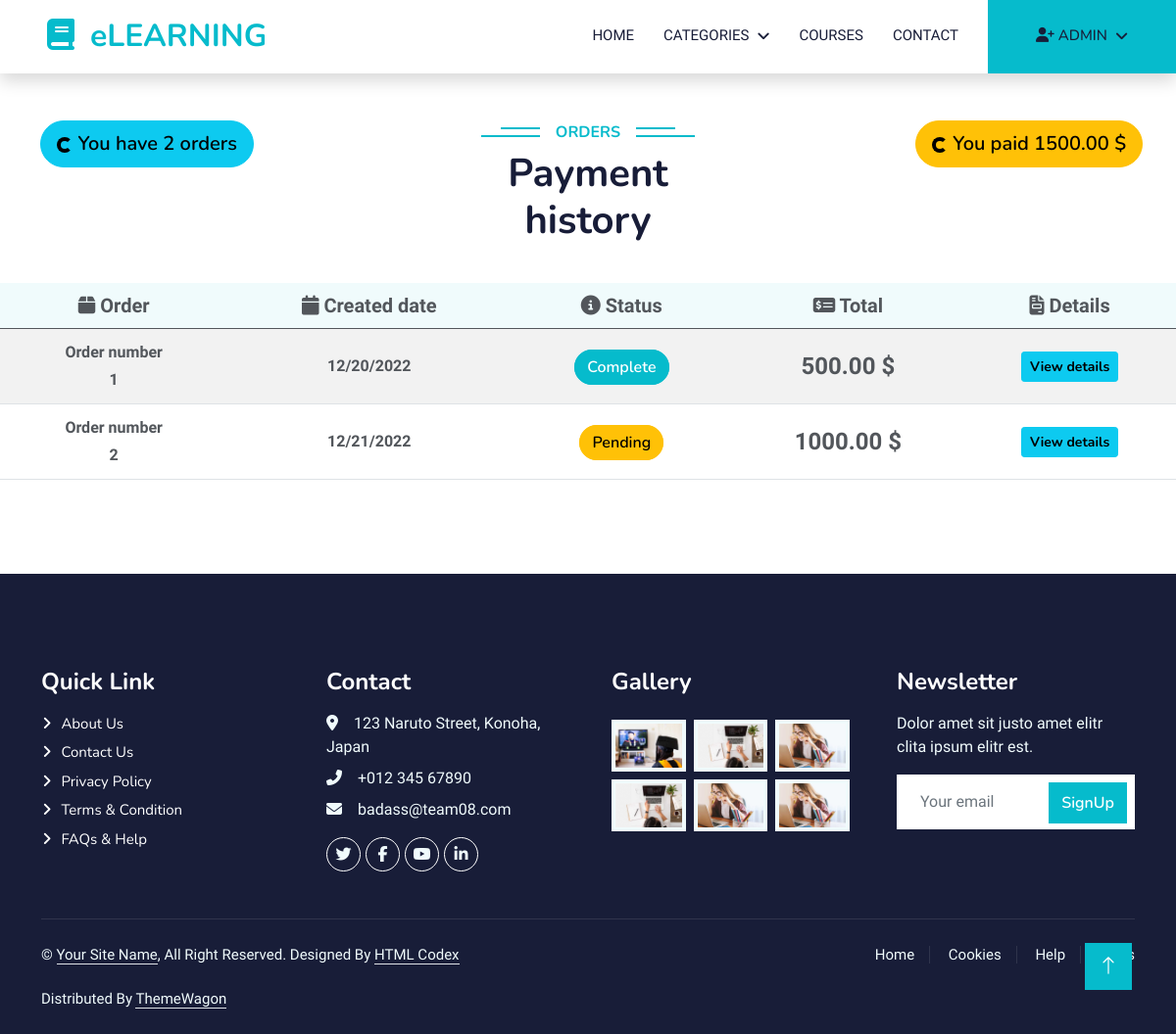
/order/payment_history/ (signed in), run on an earlier commit of the app's database.
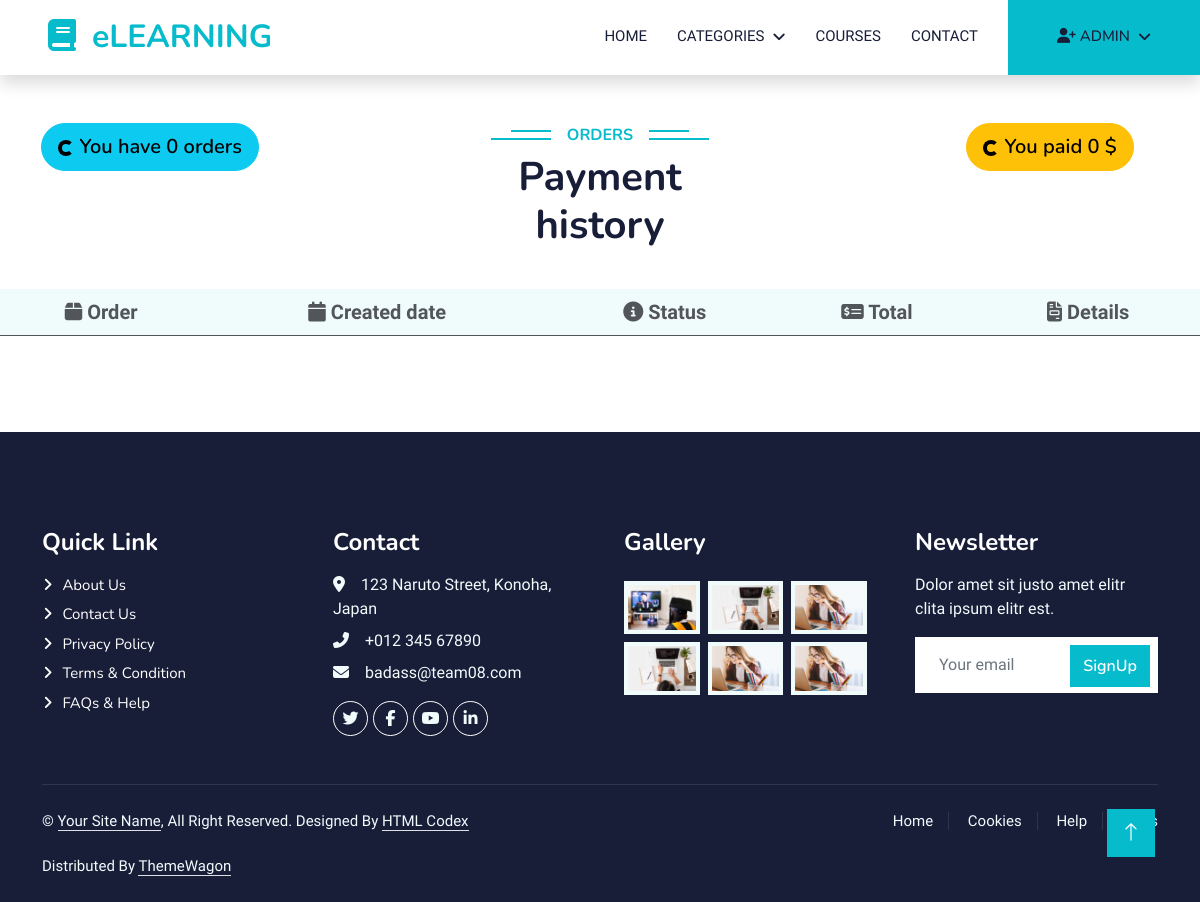
And on a later commit of the database.
### account/models.py (models this page shows, shortened)
class Account(AbstractBaseUser):
    first_name = models.CharField(max_length=255)
    last_name = models.CharField(max_length=255)
    username = models.CharField(max_length=50, unique=True)
    email = models.EmailField(unique=True)
    phone = models.CharField(max_length=255)
    birth_date = models.DateField(null=True, blank=True)
    subscription_expired = models.DateField(null=True, blank=True)
    image = ResizedImageField(size=[500, 300], crop=['middle', 'center'],  upload_to="account/image/", null=True, blank=True, quality=100
                              )
    is_admin = models.BooleanField(default=False)
    is_active = models.BooleanField(default=False)
    is_staff = models.BooleanField(default=False)
    is_superadmin = models.BooleanField(default=False)
    USERNAME_FIELD = 'username'
    REQUIRED_FIELDS = ['email', 'first_name', 'last_name']
    objects = MyAccountManager()
    def full_name(self):
        return self.first_name + " " + self.last_name

### order/models.py (models this page shows)
class Order(models.Model):
    PAYMENT_STATUS_PENDING = 'P'
    PAYMENT_STATUS_COMPLETE = 'C'
    PAYMENT_STATUS_FAILED = 'F'
    PAYMENT_STATUS_CHOICES = [
        (PAYMENT_STATUS_PENDING, 'Pending'),
        (PAYMENT_STATUS_COMPLETE, 'Complete'),
        (PAYMENT_STATUS_FAILED, 'Failed')
    ]
    placed_at = models.DateTimeField(auto_now_add=True)
    total = models.DecimalField(max_digits=8, decimal_places=2,
                                validators=[MinValueValidator(0)], blank=True, null=True)
    payment_status = models.CharField(
        max_length=1, choices=PAYMENT_STATUS_CHOICES, default=PAYMENT_STATUS_PENDING)
    user = models.ForeignKey(Account, on_delete=models.PROTECT)
    def get_payment_status(self):
        return self.get_payment_status_display()
    def get_order_details(self):
        return self.orderdetail_set.all()

### order/views.py (the view)
# urls.py: path('payment_history/', views.payment_history, name='payment_history'),
@login_required
def payment_history(request, total_paid=0):
    orders = Order.objects.filter(user=request.user)
    for order in orders:
        total_paid += order.total
    context = {
        'orders': orders,
        'total_paid': total_paid
    }
    return render(request, 'order/payment_history.html', context=context)

### course/context_processors.py (called while the page is built)
def menu_links(request):
    links = Category.objects.all()
    return dict(links=links)

### course/models.py (called while the page is built)
    def get_url(self):
        return reverse('course_by_category', args=[self.slug])

### templates/order/payment_history.html (shortened to what this page needs)
{% extends 'base.html' %} {% load static %} {% block content %}
<div class="container-fluid py-5">
  <div
    class="text-center wow fadeInUp row justify-content-between"
    data-wow-delay="0.1s"
  >
    <div class="col-md-3">
      <button class="btn btn-info btn-lg rounded-pill">
        <span class="spinner-border spinner-border-sm"></span>
        You have {{orders.count}} orders
      </button>
    </div>
    <div class="col-md-3">
      <h6 class="section-title bg-white text-center text-primary px-3">
        Orders
      </h6>
      <h1 class="mb-4">Payment history</h1>
    </div>
    <div class="col-md-3">
      <button class="btn btn-warning btn-lg rounded-pill">
        <span class="spinner-border spinner-border-sm"></span>
        You paid {{total_paid}} $
      </button>
    </div>
    <table
      class="table table-striped table-responsive align-middle mb-0 bg-white mt-3"
    >
      <thead class="bg-light text-center fs-5">
        <tr>
          <th><i class="fa-solid fa-box"></i> Order</th>
          <th><i class="fa-solid fa-calendar"></i> Created date</th>
          <th><i class="fa-solid fa-circle-info"></i> Status</th>
          <th><i class="fa-solid fa-money-check-dollar"></i> Total</th>
          <th><i class="fa-sharp fa-solid fa-file-invoice"></i> Details</th>
        </tr>
      </thead>
      <tbody class="text-center">
        {% for order in orders %}
        <tr>
          <td>
            <p class="fw-bold m-1">Order number</p>
            <p class="fw-bold m-1">{{forloop.counter}}</p>
          </td>
          <td>
            <p class="fw-semi-bold m-1 fw-5">
              {{order.placed_at|date:"SHORT_DATE_FORMAT"}}
            </p>
          </td>
          <td>
            <span
              class="btn {% if order.get_payment_status == 'Complete' %} btn-primary {% elif order.get_payment_status == 'Pending' %} btn-warning {% else %} btn-danger {% endif %} rounded-pill d-inline m-1"
              >{{order.get_payment_status}}</span
            >
          </td>
          <td class="fw-semi-bold fs-4">{{order.total}} $</td>
          <td>
            <button
              type="button"
              class="btn btn-info btn-rounded btn-sm fw-bold"
              data-mdb-ripple-color="dark"
              data-bs-toggle="modal"
              data-bs-target="#mymodal{{order.id}}"
            >
              View details
            </button>
          </td>
        </tr>
        {% endfor %}
      </tbody>
    </table>
  </div>
</div>
{% endblock content %}

### templates/base.html (shortened to what this page needs)
{% load static %}
<!DOCTYPE html>
<html lang="en">
  <head>
    <link
    href="https://cdnjs.cloudflare.com/ajax/libs/font-awesome/5.10.0/css/all.min.css"
    rel="stylesheet"
  />
   <link rel="stylesheet" href="https://cdn.jsdelivr.net/npm/bootstrap-icons@1.10.2/font/bootstrap-icons.css">
    <link
      href="{% static 'general/lib/owlcarousel/assets/owl.carousel.min.css' %}"
      rel="stylesheet"
    />
    <link
      href="{% static 'general/lib/owlcarousel/assets/owl.carousel.min.css' %}"
      rel="stylesheet"
    />
    <link href="{% static 'general/css/bootstrap.min.css' %}" rel="stylesheet" />
    <link href="{% static 'general/css/style.css' %}" rel="stylesheet" />
  <body>
    {% include 'includes/navbar.html' %}
    {% block content %}{% endblock content %}
    {% include 'includes/footer.html' %}
    <a href="#" class="btn btn-lg btn-primary btn-lg-square back-to-top"
      ><i class="bi bi-arrow-up"></i
    ></a>
  </body>
</html>

### templates/includes/navbar.html (shortened to what this page needs)
{% load static %}
<nav
  class="navbar navbar-expand-lg bg-white navbar-light shadow sticky-top p-0"
>
  <a
    href="{% url 'home' %}"
    class="navbar-brand d-flex align-items-center px-4 px-lg-5"
  >
    <h2 class="m-0 text-primary"><i class="fa fa-book me-3"></i>eLEARNING</h2>
  </a>
  <div class="collapse navbar-collapse" id="navbarCollapse">
    <div class="navbar-nav ms-auto p-4 p-lg-0 text-center">
      <a
        href="{% url 'home' %}"
        class="nav-item nav-link {% if request.resolver_match.url_name == 'home' %} active {% endif %}"
        >Home</a
      >
      <div class="nav-item dropdown">
        <a href="#" class="nav-link dropdown-toggle" data-bs-toggle="dropdown"
          >Categories</a
        >
      </div>
      <a
        href="{% url 'course' %}"
        class="nav-item nav-link {% if request.resolver_match.url_name == 'course' %} active {% endif %}"
        >Courses</a
      >
      <a href="contact.html" class="nav-item nav-link">Contact</a>
      {% if user.is_authenticated %}
      <div class="nav-item dropdown">
        <a
          href="#"
          class="nav-link dropdown-toggle btn btn-primary py-4 px-lg-5 d-lg-block me-0"
          data-bs-toggle="dropdown"
          ><i class="fa-solid fa-user-plus"></i> {{user.first_name}}</a
        >
      </div>
      {% else %}
      <a
        href="{% url 'signup' %}"
        class="nav-link btn btn-primary py-4 px-lg-5 d-lg-block me-0"
        >Join Now<i class="fa fa-arrow-right ms-3"></i
      ></a>
      {% endif %}
    </div>
  </div>
</nav>

### templates/includes/footer.html
{% load static %}
<div
  class="container-fluid bg-dark text-light footer pt-5 mt-5 wow fadeIn"
  data-wow-delay="0.1s"
>
  <div class="container py-5">
    <div class="row g-5">
      <div class="col-lg-3 col-md-6">
        <h4 class="text-white mb-3">Quick Link</h4>
        <a class="btn btn-link" href="">About Us</a>
        <a class="btn btn-link" href="">Contact Us</a>
        <a class="btn btn-link" href="">Privacy Policy</a>
        <a class="btn btn-link" href="">Terms & Condition</a>
        <a class="btn btn-link" href="">FAQs & Help</a>
      </div>
      <div class="col-lg-3 col-md-6">
        <h4 class="text-white mb-3">Contact</h4>
        <p class="mb-2">
          <i class="fa fa-map-marker-alt me-3"></i>123 Naruto Street, Konoha,
          Japan
        </p>
        <p class="mb-2"><i class="fa fa-phone-alt me-3"></i>+012 345 67890</p>
        <p class="mb-2"><i class="fa fa-envelope me-3"></i>badass@team08.com</p>
        <div class="d-flex pt-2">
          <a class="btn btn-outline-light btn-social" href=""
            ><i class="fab fa-twitter"></i
          ></a>
          <a class="btn btn-outline-light btn-social" href=""
            ><i class="fab fa-facebook-f"></i
          ></a>
          <a class="btn btn-outline-light btn-social" href=""
            ><i class="fab fa-youtube"></i
          ></a>
          <a class="btn btn-outline-light btn-social" href=""
            ><i class="fab fa-linkedin-in"></i
          ></a>
        </div>
      </div>
      <div class="col-lg-3 col-md-6">
        <h4 class="text-white mb-3">Gallery</h4>
        <div class="row g-2 pt-2">
          <div class="col-4">
            <img
              class="img-fluid bg-light p-1"
              src="{% static 'general/img/course-1.jpg' %}"
              alt=""
            />
          </div>
          <div class="col-4">
            <img
              class="img-fluid bg-light p-1"
              src="{% static 'general/img/course-2.jpg' %}"
              alt=""
            />
          </div>
          <div class="col-4">
            <img
              class="img-fluid bg-light p-1"
              src="{% static 'general/img/course-3.jpg' %}"
              alt=""
            />
          </div>
          <div class="col-4">
            <img
              class="img-fluid bg-light p-1"
              src="{% static 'general/img/course-2.jpg' %}"
              alt=""
            />
          </div>
          <div class="col-4">
            <img
              class="img-fluid bg-light p-1"
              src="{% static 'general/img/course-3.jpg' %}"
              alt=""
            />
          </div>
          <div class="col-4">
            <img
              class="img-fluid bg-light p-1"
              src="{% static 'general/img/course-3.jpg' %}"
              alt=""
            />
          </div>
        </div>
      </div>
      <div class="col-lg-3 col-md-6">
        <h4 class="text-white mb-3">Newsletter</h4>
        <p>Dolor amet sit justo amet elitr clita ipsum elitr est.</p>
        <div class="position-relative mx-auto" style="max-width: 400px">
          <input
            class="form-control border-0 w-100 py-3 ps-4 pe-5"
            type="text"
            placeholder="Your email"
          />
          <button
            type="button"
            class="btn btn-primary py-2 position-absolute top-0 end-0 mt-2 me-2"
          >
            <a href="/account/signup">SignUp</a>
          </button>
        </div>
      </div>
    </div>
  </div>
  <div class="container">
    <div class="copyright">
      <div class="row">
        <div class="col-md-6 text-center text-md-start mb-3 mb-md-0">
          &copy; <a class="border-bottom" href="#">Your Site Name</a>, All Right
          Reserved. Designed By
          <a class="border-bottom" href="https://htmlcodex.com">HTML Codex</a
          ><br /><br />
          Distributed By
          <a class="border-bottom" href="https://themewagon.com">ThemeWagon</a>
        </div>
        <div class="col-md-6 text-center text-md-end">
          <div class="footer-menu">
            <a href="">Home</a>
            <a href="">Cookies</a>
            <a href="">Help</a>
            <a href="">FQAs</a>
          </div>
        </div>
      </div>
    </div>
  </div>
</div>

### static/general/css/style.css (style rules this page uses)
:root { --primary: #06bbcc; --light: #f0fbfc; --dark: #181d38; }
a { color: white; }
.back-to-top { position: fixed; display: none; right: 45px; bottom: 45px; z-index: 99; }
.btn { font-family: "Nunito", sans-serif; font-weight: 600; transition: 0.5s; }
.btn.btn-primary, .btn.btn-secondary { color: #ffffff; }
.btn-lg-square { width: 48px; height: 48px; }
.btn-square, .btn-sm-square, .btn-lg-square { padding: 0; display: flex; align-items: center; justify-content: center; font-weight: normal; border-radius: 0px; }
.navbar .dropdown-toggle::after { border: none; content: "\f107"; font-family: "Font Awesome 5 Free"; font-weight: 900; vertical-align: middle; margin-left: 8px; }
.navbar-light .navbar-nav .nav-link { margin-right: 30px; padding: 25px 0; color: #ffffff; font-size: 15px; text-transform: uppercase; outline: none; }
.navbar-light .navbar-brand, .navbar-light a.btn { height: 75px; }
.navbar-light .navbar-nav .nav-link { color: var(--dark); font-weight: 500; }
.navbar-light.sticky-top { top: -100px; transition: 0.5s; }
.section-title { position: relative; display: inline-block; text-transform: uppercase; }
.section-title::before { position: absolute; content: ""; width: calc(100% + 80px); height: 2px; top: 4px; left: -40px; background: var(--primary); z-index: -1; }
.section-title::after { position: absolute; content: ""; width: calc(100% + 120px); height: 2px; bottom: 5px; left: -60px; background: var(--primary); z-index: -1; }
.footer .btn.btn-social { margin-right: 5px; width: 35px; height: 35px; display: flex; align-items: center; justify-content: center; color: var(--light); font-weight: normal; border: 1px solid #ffffff; border-radius: 35px; transition: 0.3s; }
.footer .btn.btn-link { display: block; margin-bottom: 5px; padding: 0; text-align: left; color: #ffffff; font-size: 15px; font-weight: normal; text-transform: capitalize; transition: 0.3s; }
.footer .btn.btn-link::before { position: relative; content: "\f105"; font-family: "Font Awesome 5 Free"; font-weight: 900; margin-right: 10px; }
.footer .copyright { padding: 25px 0; font-size: 15px; border-top: 1px solid rgba(256, 256, 256, 0.1); }
.footer .copyright a { color: var(--light); }
.footer .footer-menu a { margin-right: 15px; padding-right: 15px; border-right: 1px solid rgba(255, 255, 255, 0.1); }
.footer .footer-menu a:last-child { margin-right: 0; padding-right: 0; border-right: none; }

What changed in the data, as far as the page shows it:
removed Order: placed_at "12/20/2022", get_payment_status "Complete", total "500.00"
removed Order: placed_at "12/21/2022", get_payment_status "Pending", total "1000.00"
Also different on the page:
{{ orders.count }}: "2" → "0"
{{ total_paid }}: "1500.00" → "0"
